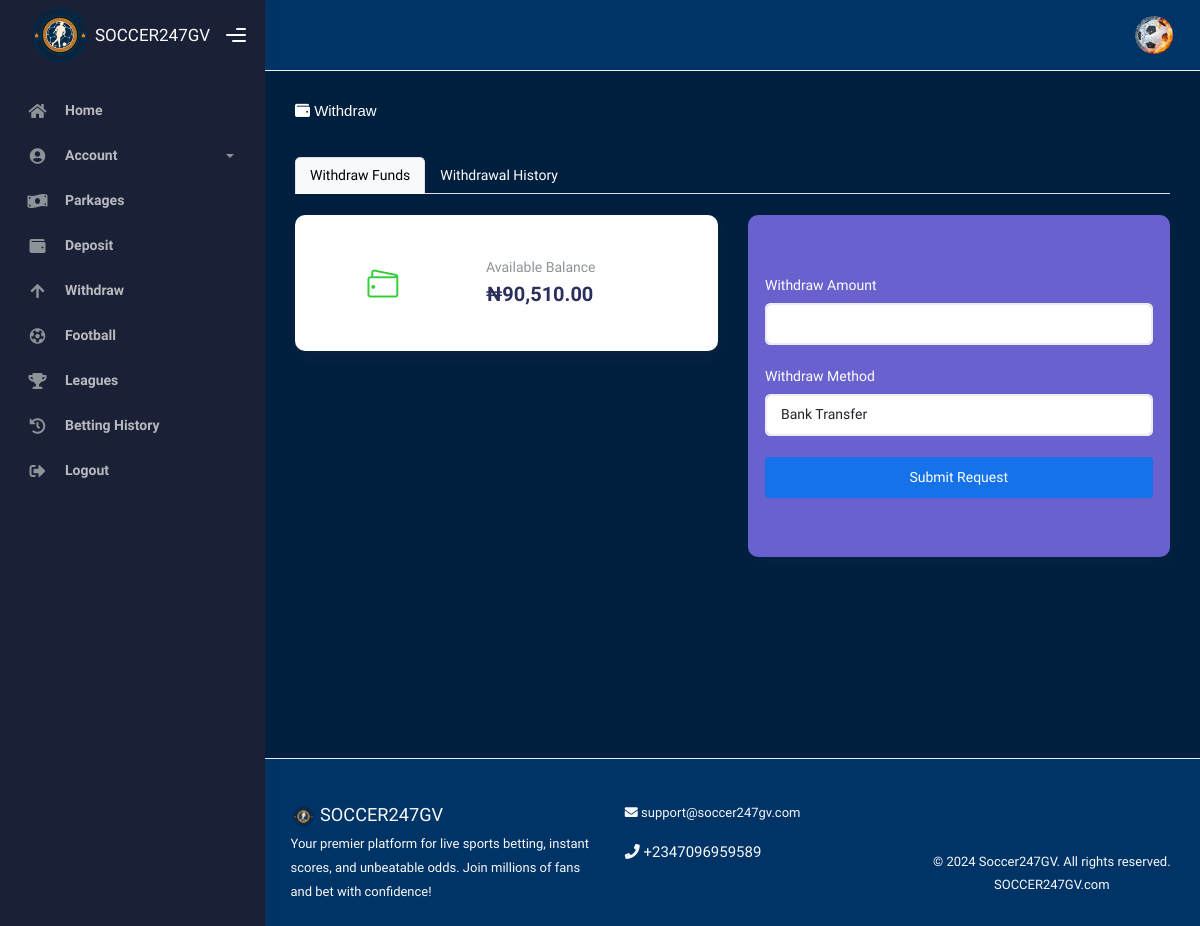
The page /Withdraw/ (signed in) on the database as committed earlier.
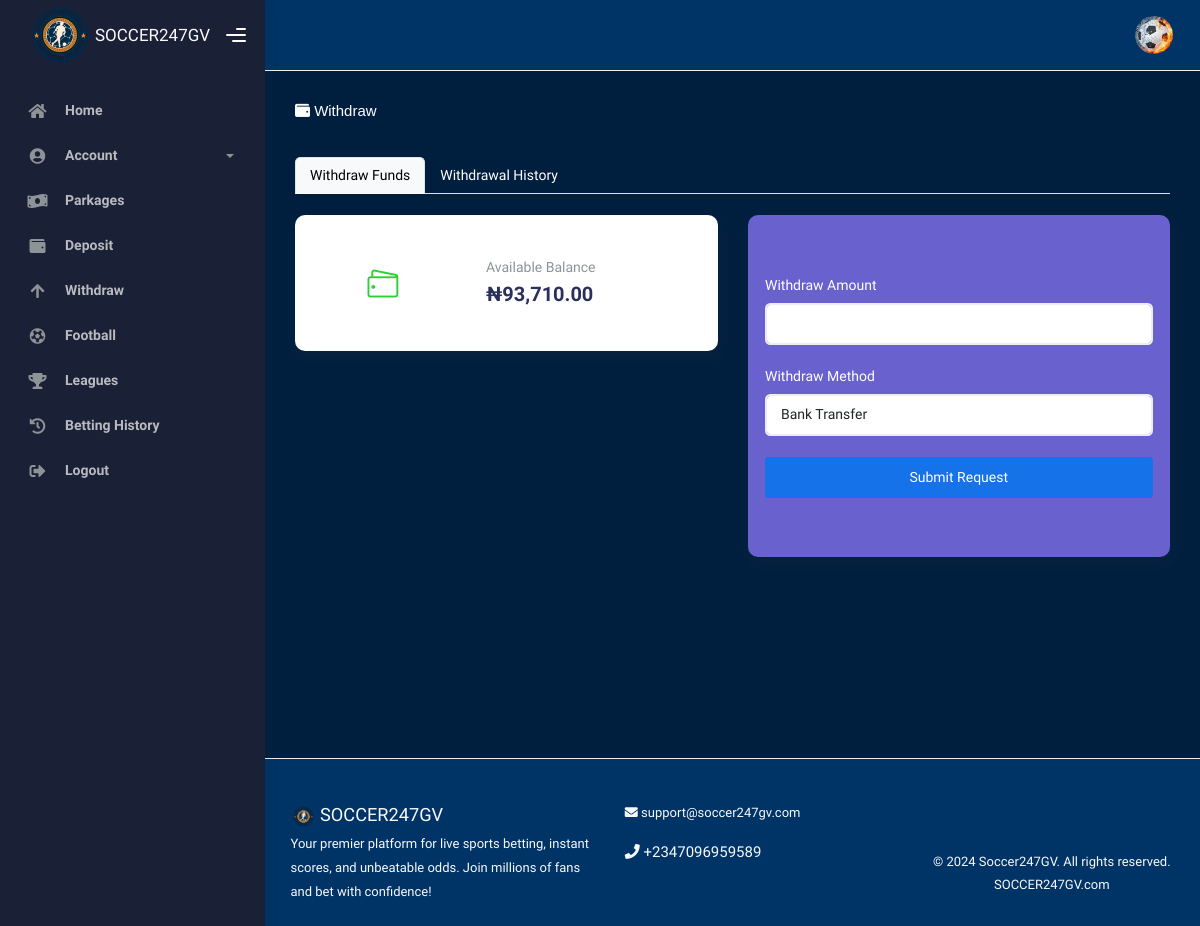
The same page on the database as committed later.
### accounts/models.py (models this page shows, shortened)
class Account(AbstractBaseUser, PermissionsMixin):
    phone = models.CharField(verbose_name="phone number", max_length=15, unique=True)
    email = models.EmailField(verbose_name="email", max_length=100, unique=True)
    username = models.CharField(max_length=100, unique=True)
    fullname = models.CharField(max_length=200)
    referral_code = models.CharField(max_length=6, unique=True, editable=False)
    date_joined = models.DateTimeField(verbose_name="date joined", auto_now_add=True)
    referred_by = models.ForeignKey('self', on_delete=models.SET_NULL, null=True, blank=True, related_name='referred')
    referral = models.ForeignKey('self', on_delete=models.SET_NULL, null=True, blank=True, related_name='referrals', default=None)
    last_login = models.DateTimeField(verbose_name="last login", auto_now=True)
    is_admin = models.BooleanField(default=False)
    is_active = models.BooleanField(default=True)  # Changed default to True for regular users
    is_staff = models.BooleanField(default=False)
    is_superuser = models.BooleanField(default=False)
    USERNAME_FIELD = 'phone'
    REQUIRED_FIELDS = ['username', 'email']
    objects = AccountManager()

class UserBalance(models.Model):
    user = models.OneToOneField(settings.AUTH_USER_MODEL, on_delete=models.CASCADE)
    main_balance = models.DecimalField(max_digits=15, decimal_places=2, default=0.00)
    total_profits = models.DecimalField(max_digits=15, decimal_places=2, default=0.00)
    purchased_package_name = models.CharField(max_length=100, null=True, blank=True)  # Allow NULL
    purchased_package = models.DecimalField(max_digits=15, decimal_places=2, default=0.00)

### Soccer_app/views.py (the view)
# urls.py: path('Withdraw/',views.Withdraw,name="Withdraw"),
def Withdraw(request):
    withdrawal_history = WithdrawalRequest.objects.filter(user=request.user)
    context = {
        'withdrawal_history':withdrawal_history,
    }
    return render(request,'home/Withdraw.html',context)

### Soccer_app/templates/home/Withdraw.html (shortened to what this page needs)
{% extends 'core/base/base.html' %}
{% load static %}
{% block contents %}
  {% load humanize %}
  <div class="page-inner">
    <div class="d-flex align-items-left align-items-md-center flex-column flex-md-row pt-2 pb-4">
      <div>
        <h6 class="text-white mb-3" style="font-family: Verdana, Geneva, Tahoma, sans-serif;"><i class="fas fa-wallet"></i> Withdraw</h6>
      </div>
    </div>
    <ul class="nav nav-tabs mb-4" id="withdrawTab" role="tablist">
      <li class="nav-item" role="presentation">
        <a class="nav-link active" id="withdraw-tab" data-bs-toggle="tab" href="#withdraw" role="tab" aria-controls="withdraw" aria-selected="true">Withdraw Funds</a>
      </li>
      <li class="nav-item" role="presentation">
        <a class="nav-link" id="history-tab" data-bs-toggle="tab" href="#history" role="tab" aria-controls="history" aria-selected="false">Withdrawal History</a>
      </li>
    </ul>
    <div class="tab-content" id="withdrawTabContent">
      <div class="tab-pane fade show active" id="withdraw" role="tabpanel" aria-labelledby="withdraw-tab">
        <div class="row mb-5 pb-5">
          <div class="col-md-6 mb-4">
            <div class="card card-stats card-round py-4">
              <div class="card-body">
                <div class="row">
                  <div class="col-5 text-center">
                    <div class="icon-big">
                      <i class="icon-wallet text-success"></i>
                    </div>
                  </div>
                  <div class="col-7 col-stats">
                    <div class="numbers">
                      <h4 class="card-category">Available Balance</h4>
                      <h3 class="card-title">₦{{ request.user.userbalance.main_balance|intcomma }}</h3>
                    </div>
                  </div>
                </div>
              </div>
            </div>
          </div>
          <div class="col-md-6 mb-4">
            <div class="card card-secondary py-5 bg-white-gradient">
              <div class="card-body">
                <form id="withdrawForm" method="post" action="">
                  <div class="mb-4">
                    <label for="withdrawAmount" class="form-label text-white">Withdraw Amount</label>
                    <input type="number" class="form-control" id="withdrawAmount" name="withdrawAmount" required />
                  </div>
                  <div class="mb-4">
                    <label for="withdrawMethod" class="form-label text-white">Withdraw Method</label>
                    <select class="form-control" id="withdrawMethod" name="withdrawMethod" required>
                      <option value="bank">Bank Transfer</option>
                    </select>
                  </div>
                  <button type="submit" class="btn btn-primary w-100">Submit Request</button>
                </form>
              </div>
            </div>
          </div>
        </div>
      </div>
    </div>
  </div>
{% endblock %}

Rows that differ between the two databases and show on the page:
changed through a linked row, Account: user.userbalance.main_balance "90,510.00" → "93,710.00"
